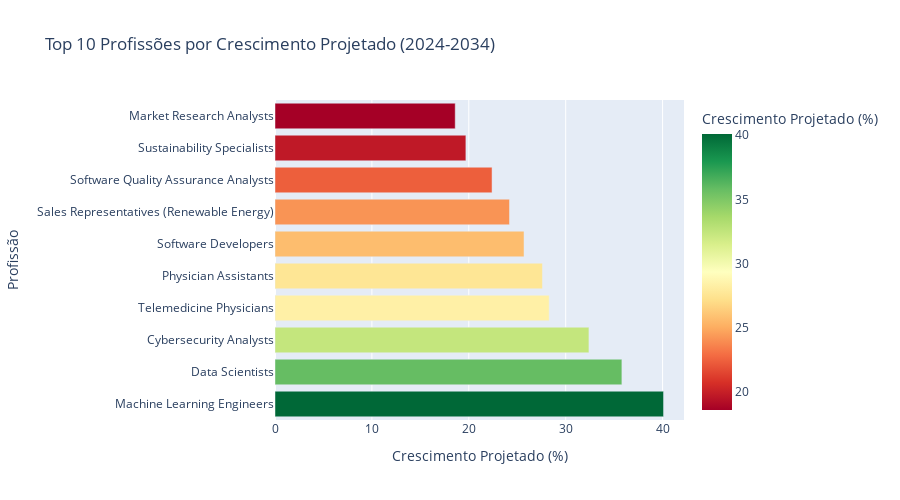

Notebook cell for this chart:
### Code cell
# Visualização: Top 10 profissões por crescimento
fig = px.bar(
    df_complete.nlargest(10, 'projected_growth'),
    x='projected_growth',
    y='occupation_title',
    orientation='h',
    title='Top 10 Profissões por Crescimento Projetado (2024-2034)',
    labels={'projected_growth': 'Crescimento Projetado (%)', 'occupation_title': 'Profissão'},
    color='projected_growth',
    color_continuous_scale='RdYlGn'
)
fig.update_layout(height=500, showlegend=False)
fig.show()

### Figure 1 — Plotly figure (JSON) as saved in the notebook; plotly's stock layout.template omitted (floating-point values rounded to 4 significant figures)
{"data": [{"alignmentgroup": "True", "hovertemplate": "Crescimento Projetado (%)=%{marker.color}<br>Profissão=%{y}<extra></extra>", "legendgroup": "", "marker": {"color": [40.1, 35.8, 32.4, 28.3, 27.6, 25.7, 24.2, 22.4, 19.7, 18.6], "coloraxis": "coloraxis", "pattern": {"shape": ""}}, "name": "", "offsetgroup": "", "orientation": "h", "showlegend": false, "textposition": "auto", "type": "bar", "x": [40.1, 35.8, 32.4, 28.3, 27.6, 25.7, 24.2, 22.4, 19.7, 18.6], "xaxis": "x", "y": ["Machine Learning Engineers", "Data Scientists", "Cybersecurity Analysts", "Telemedicine Physicians", "Physician Assistants", "Software Developers", "Sales Representatives (Renewable Energy)", "Software Quality Assurance Analysts", "Sustainability Specialists", "Market Research Analysts"], "yaxis": "y"}], "layout": {"barmode": "relative", "coloraxis": {"colorbar": {"title": {"text": "Crescimento Projetado (%)"}}, "colorscale": [[0, "rgb(165,0,38)"], [0.1, "rgb(215,48,39)"], [0.2, "rgb(244,109,67)"], [0.3, "rgb(253,174,97)"], [0.4, "rgb(254,224,139)"], [0.5, "rgb(255,255,191)"], [0.6, "rgb(217,239,139)"], [0.7, "rgb(166,217,106)"], [0.8, "rgb(102,189,99)"], [0.9, "rgb(26,152,80)"], [1, "rgb(0,104,55)"]]}, "height": 500, "legend": {"tracegroupgap": 0}, "showlegend": false, "title": {"text": "Top 10 Profissões por Crescimento Projetado (2024-2034)"}, "xaxis": {"anchor": "y", "domain": [0, 1], "title": {"text": "Crescimento Projetado (%)"}}, "yaxis": {"anchor": "x", "domain": [0, 1], "title": {"text": "Profissão"}}}}
